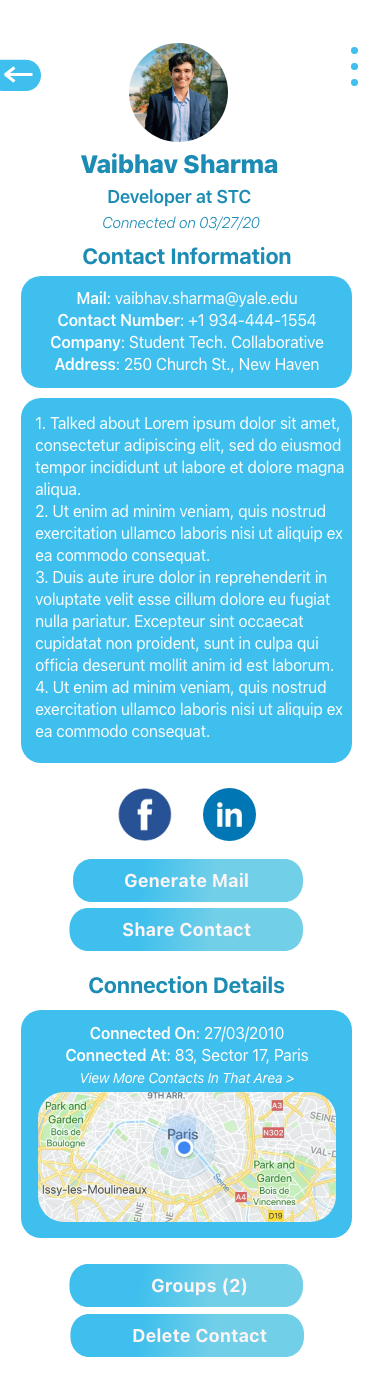
#> input picture Sample/Contact Card - Full.png, 375 x 1382 px
$ python Gaussian_Blur.py '../Sample/Contact Card - Full.png'
#> lines starting #> are read from the running program, lines starting #| are printed output that depends on the picture
from PIL import Image
import matplotlib.pyplot as plt
import numpy as np
from numpy.fft import fft2, ifft2


def gaussian(img):
    b = np.array([[2, 4,  5,  2,  2],
               [4, 9,  12, 9,  4],
               [5, 12, 15, 12, 5],
               [4, 9,  12, 9,  4],
               [2, 4,  5,  4,  2]]) / 156;
    kernel = np.zeros(img.shape)
    kernel[:b.shape[0], :b.shape[1]] = b

    fim = fft2(img)
    fkernel = fft2(kernel)
    fil_im = ifft2(fim * fkernel)

    return np.abs(fil_im).astype(int)


if __name__ == "__main__":
    from sys import argv
    if len(argv) < 2:
        print("Usage: python %s <image>" % argv[0])
        exit()
    im = np.array(Image.open(argv[1]))
#> im is the input picture: shape (1382, 375, 4); mean R, G, B, A 169, 222.8, 240.6, 255
    im = im[:, :, 0]
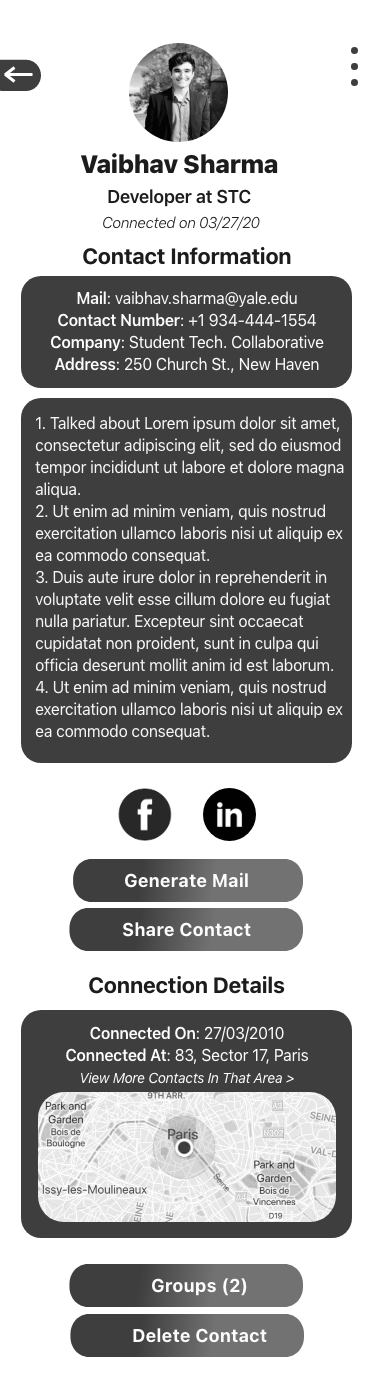
#> im: shape (1382, 375); min 0, max 255, mean 169
    plt.gray()

    plt.subplot(1, 2, 1)
    plt.imshow(im)
    plt.axis('off')
    plt.title('Original')

    plt.subplot(1, 2, 2)
    plt.imshow(gaussian(im))
#> in gaussian, `return np.abs(fil_im).astype(int)`:
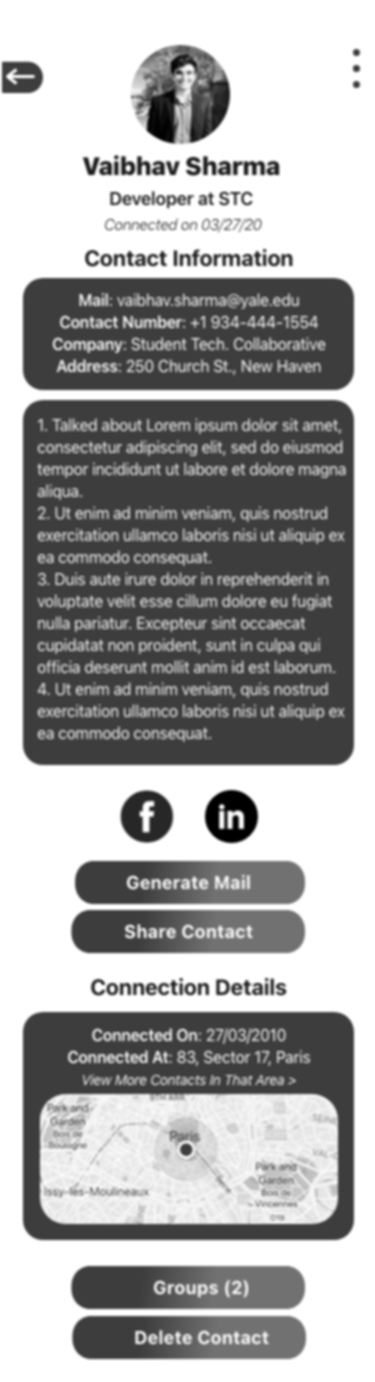
#> returned value: shape (1382, 375) int64; min 0, max 256, mean 169.6; drawn with min black and max white
    plt.axis('off')
    plt.title('Filtered')

    plt.show()
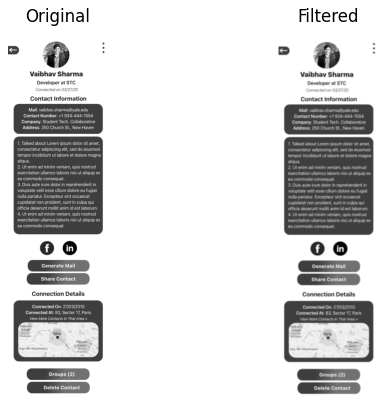
#> figure drawn by matplotlib, 2 panels

$ run again, on Sample/Contact Card.png
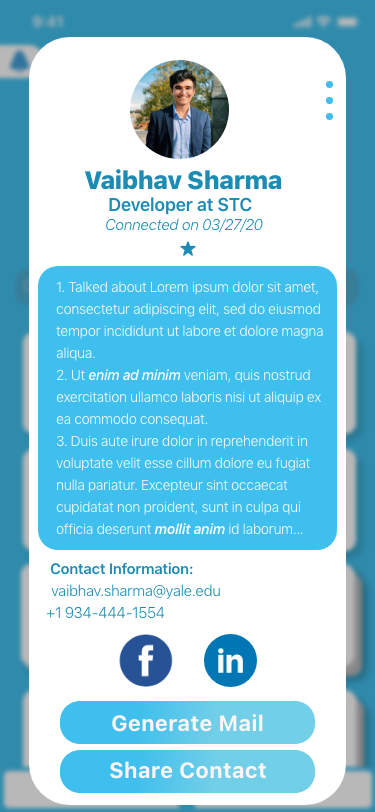
#> input picture Sample/Contact Card.png, 375 x 812 px
#> im is the input picture: shape (812, 375, 4); mean R, G, B, A 147.4, 205.1, 225.8, 255
#> im: shape (812, 375)
#> in gaussian, `return np.abs(fil_im).astype(int)`:
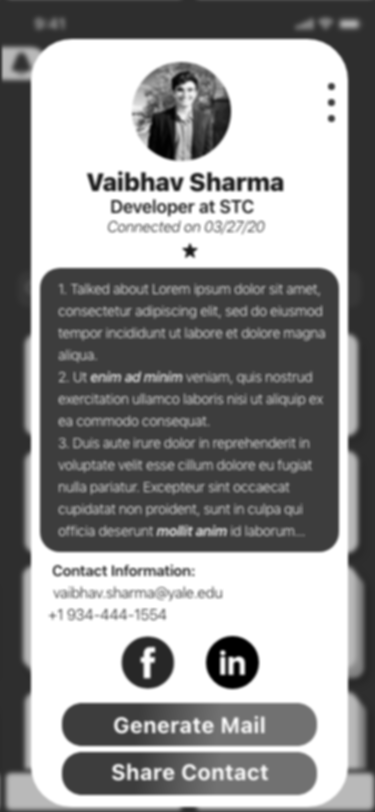
#> returned value: shape (812, 375) int64; min 0, max 256, mean 147.8; drawn with min black and max white
#> `plt.show()`:
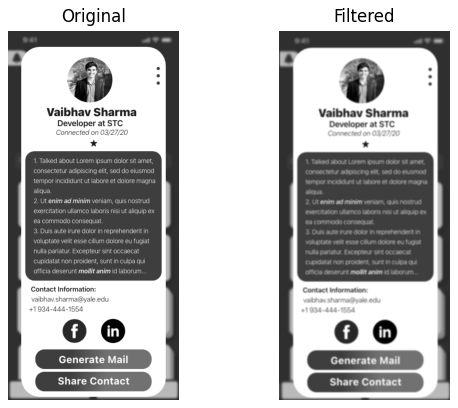
#> figure drawn by matplotlib, 2 panels
